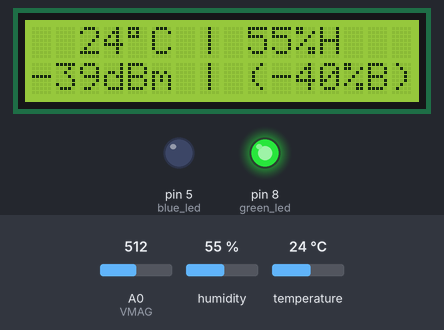
This sketch was run on a simulated Arduino Uno, built with avr-gcc and run on an emulated ATmega328P. On the bench: 16×2 character LCD, output pins drawn as LEDs (lit = HIGH). The test bench sets the inputs (shaded band); at power-on: A0 (VMAG) = 512, humidity 55 %, temperature 24 °C. WiFi joins after 1.5 s; servers stay silent unless stated.

Above: at 8.1 s.
8.2 s: A0 (VMAG) set to 716
At 9.4 s:
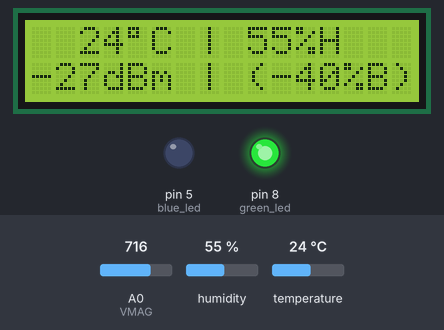
10.4 s: A0 (VMAG) set to 992
At 12.1 s:
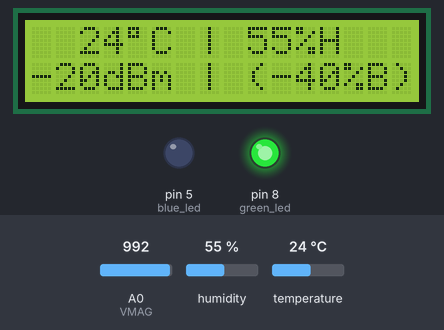
12.4 s: A0 (VMAG) set to 1010
At 14.1 s:
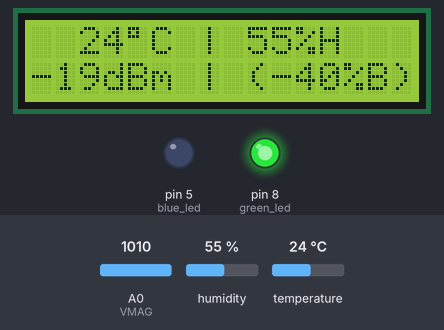
Timing chart, 0 to 15.6 s (numbered marks = the images above; inputs shaded):
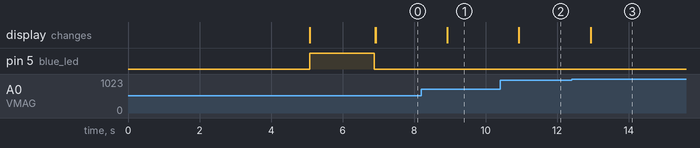

Measured:
- after the input at 8.2 s, the display: changes after 0.73 s (image 1)
- after the input at 10.4 s, the display: changes after 0.53 s (image 2)
- after the input at 12.4 s, the display: changes after 0.54 s (image 3)

The sketch:

RF-signal-meter.ino
```cpp
/* Blynk cloud connection with SIM800 GSM module
    Fill in the credentials obtained from your Blynk account
*/
#define BLYNK_TEMPLATE_ID " " //  Blynk template ID from your blynk.io account
#define BLYNK_DEVICE_NAME "Radio Frequency Power Meter"
#define BLYNK_AUTH_TOKEN " " // Blynk auth token from your blynk.io account
#define TINY_GSM_MODEM_SIM800 //  TinyGSM SIM800L module library
//  Include all necessary libraries
#include <TinyGsmClient.h> //  TinyGSM module client
#include <BlynkSimpleTinyGSM.h> //  TinyGSM Blynk library
#include <SoftwareSerial.h> //  Software serial library for SIM800L communication on Arduino Uno
#include <LiquidCrystal.h>  //  LCD module library & config
#include "DHTStable.h"  //  DHT11 library
//  Libraries constants for initialization
const char apn[] = " ", user[] = "", pass[] = ""; //  Set your ISP apn value here, username and password are both optional
SoftwareSerial SerialAT(3, 4); // RX, TX | Software serial on Uno pins 3 & 4
TinyGsm modem(SerialAT);  //  Initialize modem instance
LiquidCrystal lcd(7, 6, 9, 10, 11, 12);  //  LCD module pins on board - RS,EN,D4,D5,D6,D7
DHTStable DHT;  //  Initialize DHT instance
//  IDE constants
#define DHT11_PIN A4  //  DHT11 data pin
#define LM35Pin A3  //  LM35 temperature sensor pin
#define VMAG A0 //  AD8302 VMAG pin
#define battPin A1  //  Battery pin to measure system voltage
#define blue_led 5  //  A pin for a blue led
#define green_led 8 //  A pin for a green led
//  Global variables
int temp, humidity; //  Temperature and humidity variables
int batteryVolt;  //  System battery voltage variable
int rfSum, rfValue; //  Radio frequency meter variables
unsigned long sync_data, sync_data_2;  //  Time counters to trigger actions in loop()

void setup() {
  pinMode(blue_led, OUTPUT); pinMode(green_led, OUTPUT);
  lcd.begin(16, 2); lcd.clear();  //  Initialize LCD and clear screen
  lcd.setCursor(0, 0);  lcd.print("IoT RF-EMR METER");
  lcd.setCursor(0, 1);  lcd.print((char)223);
  lcd.print("C, %H, dBm, Web");
  delay(5000);
  lcd.clear();
  lcd.home(); lcd.print("  CONNECTING...");
  lcd.setCursor(0, 1);  lcd.print(" WAIT A MINUTE");
  digitalWrite(blue_led, 1);  //  Turn on blue led to indicate data connection in progress
  Serial.begin(9600); //  Initialize baud rate for serial monitor
  SerialAT.begin(9600); //  Initialize software serial baud rate for SIM module
  modem.restart();  //  Initialize modem
  Blynk.begin(BLYNK_AUTH_TOKEN, modem, apn, user, pass);  //  Initiate connection to blynk cloud
  lcd.clear();
  lcd.print("   CONNECTION");
  lcd.setCursor(3, 1);  lcd.print("SUCCESSFUL");
  digitalWrite(blue_led, 0);  //  Turn off blue led, and
  digitalWrite(green_led, 1); //  Turn on green led to indicate connection successful
  lcd.clear();
  int checkDHT = DHT.read11(DHT11_PIN); //  Obtain data from DHT11 sensor
  temp = DHT.getTemperature(); // Hold the temperature value retrieved from sensor
  humidity = DHT.getHumidity(); //  Hold the humidity value retrieved from sensor
  double batteryRead = analogRead(battPin); //  Battery +ve terminal is connected to analog pin "battPin"
  /*  Maps battery voltage (batteryRead) to a level between 0 - 100%
     3.7V is equivalent to 613.8 bits and denotes 0%
     4.2V is equivalent to 865 bits and denotes 100%
  */
  batteryVolt = map(batteryRead, 613.8, 865, 0, 100);
}

void loop() {
  Blynk.run();  //  Maintain connection with Blynk server
  lcd.setCursor(2, 0);  lcd.print(temp);
  lcd.print((char)223);   lcd.print("C | ");
  lcd.print(humidity);  lcd.print("%H   ");
  lcd.setCursor(0, 1);
  lcd.print(rfValue);   lcd.print("dBm | (");
  lcd.print(batteryVolt); lcd.print("%B) ");
  if (millis() - sync_data >= 1000) { //  Runs every 1 second
    sync_data = millis();
    rfValue = -20000 / analogRead(VMAG);  //  Random value for Radio frequency analog signal obtained from AD8302 module
    rfSum += rfValue / 60;  //  rfSum holds the average value of rfValue for a minute
    Blynk.virtualWrite(V0, rfValue);  //  Sync to Blynk cloud
  }
  /*  Temperature and humidity doesn't change over a long period of time.
      Hence, the reason for fetching them every 1 minute
  */
  if (millis() - sync_data_2 >= 60000) {  //  Runs every 1 minute (60 seconds)
    sync_data_2 = millis();
    int checkDHT = DHT.read11(DHT11_PIN); //  Evaluate new data from DHT11
    temp = DHT.getTemperature();  //  Retrieve temperature
    humidity = DHT.getHumidity(); //  Retrieve humidity
    double batteryRead = analogRead(battPin);
    batteryVolt = map(batteryRead, 613.8, 865, 0, 100);
    //  Sync new data to Blynk cloud
    Blynk.virtualWrite(V2, temp);
    Blynk.virtualWrite(V3, humidity);
    Blynk.virtualWrite(V4, batteryVolt);
    //  Print new data to serial monitor
    Serial.print("A-RF:");
    Serial.print(rfSum); Serial.print(", ");
    Serial.print("Temperature:");
    Serial.print(temp); Serial.print(", ");
    Serial.print("Humidity:");
    Serial.print(humidity); Serial.print(", ");
    Serial.println();
  }
}
```
